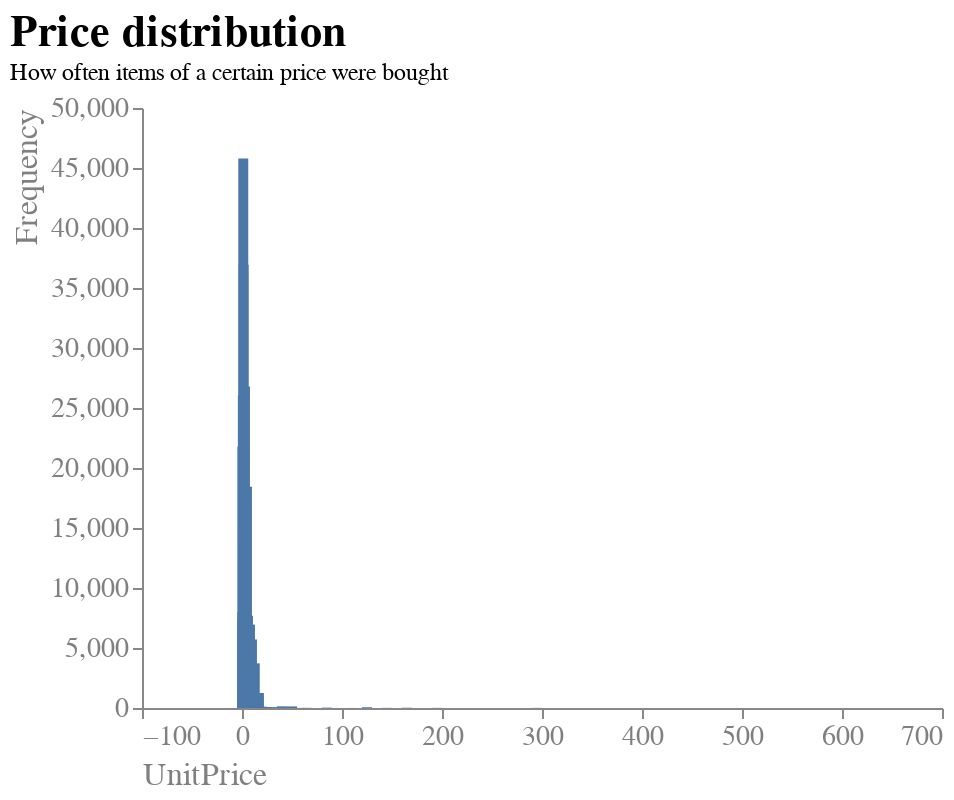

Notebook cell for this chart:
### Markdown cell above
##### Chart Beschreibung
In der folgenden Visualisierung geht es darum, zu sehen, wie häufig Produkte eines jeweiligen Preises gekauft werden. Hier wurde ein Balkendiagram gewählt, um die Verteilung einfach sichtbar zu machen. Außerdem werden die exakten Werte mittels ".describe()" Funktion ausgegebenen.  Durch das Eliminieren der - hier für das Verständnis nicht notwendigen - Gridlinien wird Clutter minimiert. Der Fokus wird durch einen aussagekräftigen Titel und erklärenden Untertitel hergestellt. Das Design ist schlicht und simpel gehalten.

### Code cell
# Häufigkeit der Werte in UnitPrice
x = df['UnitPrice']

df_unitprice = pd.value_counts(x)

df_unitprice = df_unitprice.reset_index()
df_unitprice.columns = ["UnitPrice", "Frequency"]

print(df_unitprice.describe())

# Barplot erstellen
barplot = alt.Chart(df_unitprice).mark_bar().encode(
y=alt.Y("Frequency:Q",
            axis=alt.Axis(title = "Frequency",
                        grid=False,
                        labelAngle=0,
                        titleAnchor="end",
    )),
    x=alt.X("UnitPrice:Q",
            axis=alt.Axis(title = "UnitPrice",
                        grid=False,
                        labelAngle=0,
                        titleAnchor="start",
    )),
).configure_view(
    strokeWidth=0
).configure_title(
    fontSize=22,
    font="Arial",
    color="black",
    anchor="start"
).configure_axis(
    labelFont="Arial",
    titleFont="Arial",
    labelFontSize=14,
    titleFontSize=16,
    titleFontWeight="normal",
    labelColor="grey",
    titleColor="grey"
).properties(
    title={"text":["Price distribution"], "subtitle":["How often items of a certain price were bought"]},
)

# Ausgabe des Barplots
barplot

### Figure 1 — Vega-Lite specification as saved in the notebook (floating-point values rounded to 4 significant figures; data arrays with more than 128 entries replaced by an {"elided": "..."} marker saying what was removed)
{"config": {"view": {"continuousWidth": 400, "continuousHeight": 300, "strokeWidth": 0}, "axis": {"labelColor": "grey", "labelFont": "Arial", "labelFontSize": 14, "titleColor": "grey", "titleFont": "Arial", "titleFontSize": 16, "titleFontWeight": "normal"}, "title": {"anchor": "start", "color": "black", "font": "Arial", "fontSize": 22}}, "data": {"name": "data-588a3e3eeae0787de96f73e2bd363816"}, "mark": "bar", "encoding": {"x": {"axis": {"grid": false, "labelAngle": 0, "title": "UnitPrice", "titleAnchor": "start"}, "field": "UnitPrice", "type": "quantitative"}, "y": {"axis": {"grid": false, "labelAngle": 0, "title": "Frequency", "titleAnchor": "end"}, "field": "Frequency", "type": "quantitative"}}, "title": {"text": ["Price distribution"], "subtitle": ["How often items of a certain price were bought"]}, "$schema": "https://vega.github.io/schema/vega-lite/v4.17.0.json", "datasets": {"data-588a3e3eeae0787de96f73e2bd363816": {"elided": "375 records"}}}
